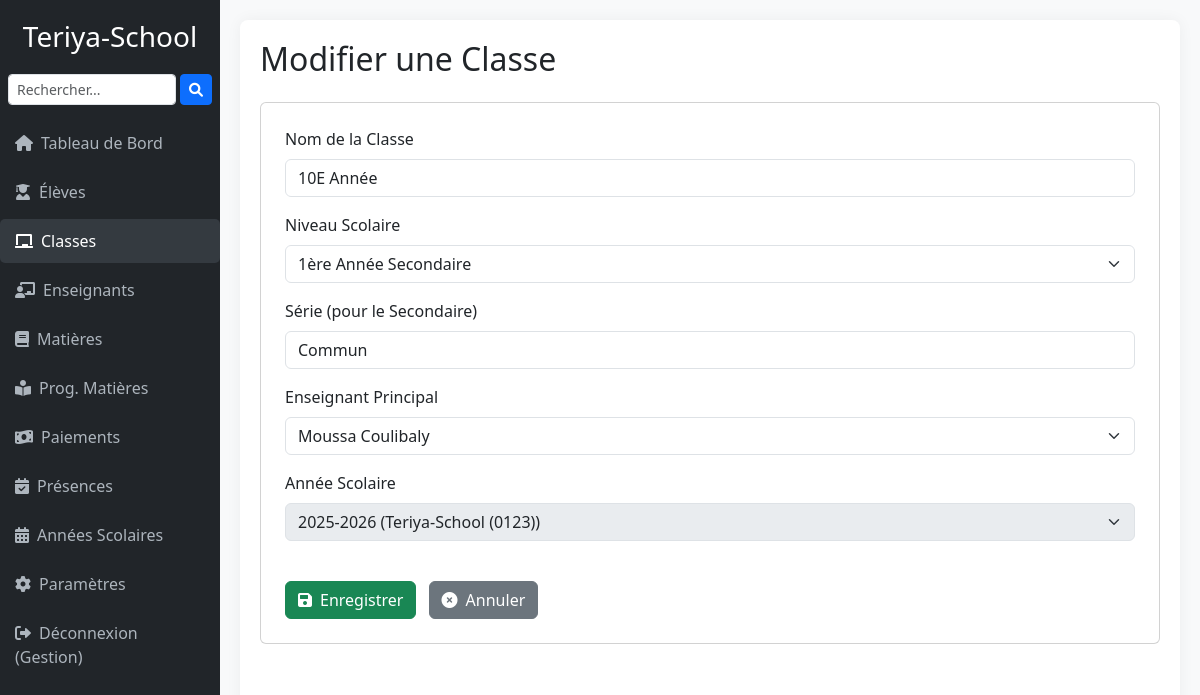
/classes/modifier/2/ (signed in), run on the app's committed database.
### dashboard/models.py (models this page shows, shortened)
class Profile(models.Model):
    user = models.OneToOneField(User, on_delete=models.CASCADE)
    ecole = models.ForeignKey("EcoleSettings", on_delete=models.CASCADE, null=True, blank=True)

class EcoleSettings(models.Model):
    ministere = models.CharField(
        max_length=255,
        blank=True,
        null=True,
        verbose_name="Ministère de Tutelle",
        help_text="Exemple : Ministère de l’Éducation Nationale"
    )
    academie = models.CharField(
        max_length=255,
        blank=True,
        null=True,
        verbose_name="Académie / Inspection",
        help_text="Exemple : Académie de Bamako Rive Droite"
    )
    commune = models.CharField(
        max_length=255,
        blank=True,
        null=True,
        verbose_name="Commune",
        help_text="Exemple : Commune IV du District de Bamako"
    )
    nom_etablissement = models.CharField(
        max_length=255,
        verbose_name="Nom de l'Établissement"
    )
    adresse_etablissement = models.CharField(
        max_length=255,
        blank=True,
        null=True,
        verbose_name="Adresse"
    )
    telephone = models.CharField(
        max_length=50,
        blank=True,
        null=True,
        verbose_name="Téléphone de l'Établissement"
    )
    email_contact = models.EmailField(
        blank=True,
        null=True,
        verbose_name="Email de Contact"
    )
    site_web = models.URLField(
        blank=True,
        null=True,
        verbose_name="Site Web"
    )
    code_etablissement = models.CharField(
        max_length=50,
        blank=True,
        null=True,
        unique=True,  # ✅ Chaque école doit avoir un code unique
        verbose_name="Code de l'Établissement",
        help_text="Code attribué par le ministère ou la direction académique"
    )
    logo = models.ImageField(
        upload_to='settings/assets/',
        blank=True,
        null=True,
        verbose_name="Logo de l'École"
    )
    cachet_admin = models.ImageField(
        upload_to='settings/assets/',
        blank=True,
        null=True,
        verbose_name="Cachet (Sceau) de l'Administration"
    )
    signature_directeur = models.ImageField(
        upload_to='settings/assets/',
        blank=True,
        null=True,
        verbose_name="Signature du Directeur/Responsable"
    )
    titre_signataire = models.CharField(
        max_length=100,
        default='Le Directeur',
        verbose_name="Titre du Signataire"
    )
    nom_signataire = models.CharField(
        max_length=255,
        blank=True,
        null=True,
        verbose_name="Nom du Signataire",
        help_text="Nom du directeur ou responsable signataire"
    )
    date_mise_a_jour = models.DateTimeField(
        auto_now=True,
        verbose_name="Dernière mise à jour"
    )
    class Meta:
        verbose_name = "École"
        verbose_name_plural = "Écoles"
        ordering = ['nom_etablissement']
    date_fin_essai = models.DateTimeField(
        blank=True,
        null=True,
        verbose_name="Fin de la période d'essai gratuite"
    )
    est_active = models.BooleanField(
        default=True,
        verbose_name="École active",
        help_text="Indique si l'école peut utiliser le système"
    )
    def periode_essai_expiree(self):
        return self.date_fin_essai and timezone.now() > self.date_fin_essai
    def __str__(self):
        return f"{self.nom_etablissement} ({self.code_etablissement or 'Sans code'})"

class Classe(models.Model):
    ecole = models.ForeignKey(
        'EcoleSettings',
        on_delete=models.CASCADE,
        verbose_name="École",
        default=1)
    nom_classe = models.CharField(max_length=100, verbose_name="Nom de la Classe") # Ex: "7ème Année A", "Terminale L"
    niveau = models.CharField(max_length=50, verbose_name="Niveau Scolaire",
                              choices=[
                                  ('1AP', '1ère Année Fondamentale'), ('2AP', '2ème Année Fondamentale'),
                                  ('3AP', '3ème Année Fondamentale'), ('4AP', '4ème Année Fondamentale'),
                                  ('5AP', '5ème Année Fondamentale'), ('6AP', '6ème Année Fondamentale'),
                                  ('7AP', '7ème Année Fondamentale'), ('8AP', '8ème Année Fondamentale'),
                                  ('9AP', '9ème Année Fondamentale'),
                                  ('1AS', '1ère Année Secondaire'), ('2AS', '2ème Année Secondaire'),
                                  ('TL', 'Terminale L'), ('TS', 'Terminale S'), ('TC', 'Terminale C'),
                              ])
    serie = models.CharField(max_length=50, blank=True, null=True, verbose_name="Série (pour le Secondaire)")
    enseignant_principal = models.ForeignKey(Enseignant, on_delete=models.SET_NULL, null=True, blank=True,related_name='classes_principales', verbose_name= "Enseignant Principal")
    annee_scolaire = models.ForeignKey(AnneeScolaire, on_delete=models.CASCADE, verbose_name="Année Scolaire")
    class Meta:
        verbose_name = "Classe"
        verbose_name_plural = "Classes"
        unique_together = ('nom_classe', 'annee_scolaire')
        ordering = ['annee_scolaire', 'niveau', 'nom_classe']

### dashboard/views.py (the view)
# urls.py: path('classes/modifier/<int:pk>/', views.modifier_classe, name='modifier_classe'),
@login_required
def modifier_classe(request, pk):
    ecole = get_user_ecole(request)
    if not ecole:
        messages.error(request, "Vous n'êtes associé à aucune école.")
        return redirect('dashboard_accueil')
    classe = get_object_or_404(Classe, pk=pk, ecole=ecole)
    if request.method == 'POST':
        form = ClasseForm(request.POST, instance=classe, ecole=ecole)
        if form.is_valid():
            form.save()
            messages.success(request, "Classe mise à jour avec succès.")
            return redirect('liste_classes')
        else:
            messages.error(request, "Veuillez corriger les erreurs dans le formulaire.")
    else:
        form = ClasseForm(instance=classe, ecole=ecole)
    return render(request, 'dashboard/classes/form_classe.html', {
        'form': form,
        'action': 'Modifier'
    })

### dashboard/models.py (called while the page is built)
    def __str__(self):
        return f"{self.annee} ({self.ecole})"

    def __str__(self):
        return f"{self.prenom} {self.nom}"

### dashboard/views.py (called while the page is built)
def get_user_ecole(request):
    return (
        getattr(getattr(request.user, 'enseignant', None), 'ecole', None)
        or getattr(getattr(request.user, 'etudiant', None), 'ecole', None)
        or getattr(getattr(request.user, 'profile', None), 'ecole', None)
        or (EcoleSettings.objects.first() if request.user.is_superuser else None)
    )

### dashboard/templates/dashboard/classes/form_classe.html (shortened to what this page needs)
{% extends 'dashboard/base.html' %}
{% block content %}
    <h2 class="mb-4">{{ action }} une Classe</h2>
    <form method="post" class="card p-4">
        {% for field in form %}
            <div class="mb-3">
                <label for="{{ field.id_for_label }}" class="form-label">{{ field.label }}</label>
                {{ field }}
            </div>
        {% endfor %}
        <div class="mt-4">
            <button type="submit" class="btn btn-success me-2"><i class="fas fa-save me-2"></i>Enregistrer</button>
            <a href="{% url 'liste_classes' %}" class="btn btn-secondary"><i class="fas fa-times-circle me-2"></i>Annuler</a>
        </div>
    </form>
{% endblock %}

### dashboard/templates/dashboard/base.html (shortened to what this page needs)
<!DOCTYPE html>
<html lang="fr">
<head>
    <link href="https://cdn.jsdelivr.net/npm/bootstrap@5.3.0/dist/css/bootstrap.min.css" rel="stylesheet">
    <link rel="stylesheet" href="https://cdnjs.cloudflare.com/ajax/libs/font-awesome/6.0.0-beta3/css/all.min.css">
</head>
<body>
<div class="wrapper">
    <div class="sidebar">
        <h3>
            {% if request.user.profile.ecole %}
                {{ request.user.profile.ecole.nom_etablissement }}
            {% else %}
                Gestion Multi-École
            {% endif %}
        </h3>
    <form method="get" action="{% url 'recherche_etudiants_globale' %}" class="d-flex mb-3 px-2">
        <input type="text" name="q" class="form-control form-control-sm me-1" placeholder="Rechercher..." required>
        <button type="submit" class="btn btn-sm btn-primary"><i class="fas fa-search"></i></button>
    </form>
        <ul class="nav flex-column">
            <li class="nav-item">
                <a class="nav-link {% if request.resolver_match.url_name == 'dashboard_accueil' %}active{% endif %}" href="{% url 'dashboard_accueil' %}">
                    <i class="fas fa-home me-2"></i>Tableau de Bord
                </a>
            </li>
            <li class="nav-item">
                <a class="nav-link {% if 'etudiant' in request.resolver_match.url_name %}active{% endif %}" href="{% url 'liste_etudiants' %}">
                    <i class="fas fa-user-graduate me-2"></i>Élèves
                </a>
            </li>
            <li class="nav-item">
                <a class="nav-link {% if 'classe' in request.resolver_match.url_name %}active{% endif %}" href="{% url 'liste_classes' %}">
                    <i class="fas fa-chalkboard me-2"></i>Classes
                </a>
            </li>
            <li class="nav-item">
                <a class="nav-link {% if 'enseignant' in request.resolver_match.url_name %}active{% endif %}" href="{% url 'liste_enseignants' %}">
                    <i class="fas fa-chalkboard-teacher me-2"></i>Enseignants
                </a>
            </li>
            <li class="nav-item">
                <a class="nav-link {% if 'matiere' in request.resolver_match.url_name %}active{% endif %}" href="{% url 'liste_matieres' %}">
                    <i class="fas fa-book me-2"></i>Matières
                </a>
            </li>
            <li class="nav-item">
                <a class="nav-link {% if 'programme_matiere' in request.resolver_match.url_name %}active{% endif %}" href="{% url 'liste_programmes_matiere' %}">
                    <i class="fas fa-book-reader me-2"></i>Prog. Matières
                </a>
            </li>
            <li class="nav-item">
                <a class="nav-link {% if 'paiement' in request.resolver_match.url_name %}active{% endif %}" href="{% url 'liste_paiements_par_classe_etudiant' %}">
                    <i class="fas fa-money-bill-wave me-2"></i>Paiements
                </a>
            </li>
            <li class="nav-item">
                <a class="nav-link {% if 'presence' in request.resolver_match.url_name %}active{% endif %}" href="{% url 'liste_presences' %}">
                    <i class="fas fa-calendar-check me-2"></i>Présences
                </a>
            </li>
            <li class="nav-item">
                <a class="nav-link {% if 'annee_scolaire' in request.resolver_match.url_name %}active{% endif %}" href="{% url 'liste_annees_scolaires' %}">
                    <i class="fas fa-calendar-alt me-2"></i>Années Scolaires
                </a>
            </li>
            <li class="nav-item">
                <a class="nav-link {% if request.resolver_match.url_name == 'ecole_settings' %}active{% endif %}" href="{% url 'ecole_settings' %}">
                    <i class="fas fa-cog me-2"></i>Paramètres
                </a>
            </li>
            {% if user.is_authenticated %}
            <li class="nav-item mt-auto">
                <a class="nav-link" href="{% url 'logout' %}">
                    <i class="fas fa-sign-out-alt me-2"></i>Déconnexion ({{ user.username }})
                </a>
            </li>
            {% endif %}
        </ul>
    </div>
    <div class="main-content">
        <div class="content">
            {% block content %}{% endblock %}
        </div>
    </div>
</div>
</body>
</html>

### dashboard/templates/dashboard/base.html (style rules this page uses)
html, body { height: 100%; margin: 0; padding: 0; overflow: hidden; font-family: 'Segoe UI', Tahoma, Geneva, Verdana, sans-serif; background-color: #f8f9fa; }
.wrapper { display: flex; height: 100%; }
.sidebar { background-color: #212529; color: white; width: 220px; padding-top: 20px; flex-shrink: 0; display: flex; flex-direction: column; overflow-y: auto; }
.sidebar h3 { color: #fff; text-align: center; margin-bottom: 20px; }
.sidebar .nav-link { color: #adb5bd; padding: 10px 15px; margin-bottom: 5px; border-radius: 5px; }
.sidebar .nav-link:hover, .sidebar .nav-link.active { background-color: #343a40; color: white; }
.main-content { flex: 1; display: flex; flex-direction: column; padding: 20px; overflow: hidden; }
.content { flex: 1; background-color: #fff; border-radius: 8px; padding: 20px; box-shadow: 0 0 15px rgba(0,0,0,0.05); overflow-y: auto; }

### data on the page
Classe: form "10E Année" "1ère Année Secondaire" "Commun" "Moussa Coulibaly" "2025-2026 (Teriya-School (0123))"

### other printed values
{{ request.user.profile.ecole.nom_etablissement }} "Teriya-School"
{{ user.username }} "Gestion"
{{ action }} "Modifier"
{{ field.label }} "Nom de la Classe" "Niveau Scolaire" "Série (pour le Secondaire)" "Enseignant Principal" "Année Scolaire"
